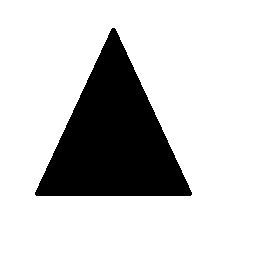
%> input picture training sample/segitiga.png, 259 x 262 px, given in place of kotak.png, which was not available
$ octave simpan_model.m   (GNU Octave 9; MATLAB toolbox functions it lacks are replaced by stand-ins)
%> lines starting %> are read from the running program, lines starting %| are printed output that depends on the picture; in (x1, y1, x2, y2) boxes, pixels count from 0 and x2, y2 are one past the last pixel; in counts of white or black regions, pixels touching at a corner belong together; the program's own positions count from 1; pictures that were not available may be replaced by others from this repository, and a replacement may not be noted
### moment.m
function hasil = moment(I,p,q,a,b)

[m,n] = size(I);
hasil = 0;
for i = 1 : n
    for j = 1 : m
            hasil = (hasil +(i-a)^p*(j-b)^q*I(j,i));
    end
end

### momentinvariant.m
function hasil = momentinvariant(Ibw)


%mencari nilai moment
m00 = moment(Ibw,0,0,0,0);
m10 = moment(Ibw,1,0,0,0);
m01 = moment(Ibw,0,1,0,0);

%mencari titik tengah
xc = round(m10/m00);
yc = round(m01/m00);

%mencari nilai normalize moment

n02 = normalizemoment(Ibw,0,2,xc,yc);
n03 = normalizemoment(Ibw,0,3,xc,yc);
n11 = normalizemoment(Ibw,1,1,xc,yc);
n12 = normalizemoment(Ibw,1,2,xc,yc);
n20 = normalizemoment(Ibw,2,0,xc,yc);
n21 = normalizemoment(Ibw,2,1,xc,yc);
n30 = normalizemoment(Ibw,3,0,xc,yc);

%mencari nilai moment invariant
M1=n20+n02;
M2=(n20-n02)^2+4*n11^2;
M3=(n30-3*n12)^2+(3*n21-n03)^2;
M4=(n30+n12)^2+(n21+n03)^2;
M5=(n30-3*n12)*(n30+n12)+((n30+n12)^2-3*(n21-n03)^2)+(3*n21-n03)*(n21+n03)*(3*(n30+n12)^2-(n21+n03)^2);
M6=(n20-n02)*((n30+n12)^2-(n21+n03)^2)+4*n11*(n30+n12)*(n21+n03);
M7=(3*n21-n03)*(n30+n12)*((n30+n12)^2-3*(n21+n03)^2)+(3*n12-n30)*(n21+n03)*(3*(n12+n30)^2-(n21+n03)^2);
hasil = [M1,M2,M3,M4,M5,M6,M7];
%disp(hasil);

### normalizemoment.m
function hasil = normalizemoment(I,p,q,a,b)
    y = ((p+q)/2)+1;
    hasil = moment(I,p,q,a,b)/(moment(I,0,0,a,b))^y;

### simpan_model.m
I = imread('kotak.png');
%> I is the input picture: size 262x259x3 uint8; 79.8% white; 1 black region, box (x1, y1, x2, y2) and area: (35, 28, 192, 196) 13684
Ibw = im2bw(I);
s = regionprops(~Ibw,'Image');
a=s(1).Image;
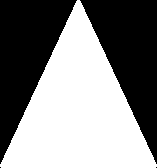
%> a: size 168x157 logical; 51.9% white; 4 black regions (2 under 20 px), largest, box (x1, y1, x2, y2) and area: (0, 0, 77, 164) 6350, (80, 0, 157, 164) 6340
M = momentinvariant(a);
%> after the loop in moment, `for i = 1 : n`: hasil = 13684
%> in momentinvariant, `m10 = moment(Ibw,1,0,0,0);`: m10 = 1081429
%> in momentinvariant, `m01 = moment(Ibw,0,1,0,0);`: m01 = 1524106
%> in momentinvariant, `xc = round(m10/m00);`: xc = 79
%> in momentinvariant, `yc = round(m01/m00);`: yc = 111
%> in normalizemoment, `hasil = moment(I,p,q,a,b)/(moment(I,0,0,a,b))^y;`: hasil = 0.119
%> in momentinvariant, `n03 = normalizemoment(Ibw,0,3,xc,yc);`: n03 = -0.0219
%> in momentinvariant, `n11 = normalizemoment(Ibw,1,1,xc,yc);`: n11 = -4.84e-06
%> in momentinvariant, `n12 = normalizemoment(Ibw,1,2,xc,yc);`: n12 = 3.13e-05
%> in momentinvariant, `n20 = normalizemoment(Ibw,2,0,xc,yc);`: n20 = 0.0776
%> in momentinvariant, `n21 = normalizemoment(Ibw,2,1,xc,yc);`: n21 = 0.0153
%> in momentinvariant, `n30 = normalizemoment(Ibw,3,0,xc,yc);`: n30 = 5.53e-05
%> in momentinvariant, `M1=n20+n02;`: M1 = 0.196
%> in momentinvariant, `M2=(n20-n02)^2+4*n11^2;`: M2 = 0.00171
%> in momentinvariant, `M3=(n30-3*n12)^2+(3*n21-n03)^2;`: M3 = 0.00461
%> in momentinvariant, `M4=(n30+n12)^2+(n21+n03)^2;`: M4 = 4.32e-05
%> in momentinvariant, `M5=(n30-3*n12)*(n30+n12)+((n30+n12)^2-3*(n21-n03)^2)+(3*n21-n03)*(n21+..`: M5 = -0.00416
%> in momentinvariant, `M6=(n20-n02)*((n30+n12)^2-(n21+n03)^2)+4*n11*(n30+n12)*(n21+n03);`: M6 = 1.78e-06
%> in momentinvariant, `M7=(3*n21-n03)*(n30+n12)*((n30+n12)^2-3*(n21+n03)^2)+(3*n12-n30)*(n21+..`: M7 = -7.52e-10
%> in momentinvariant, `hasil = [M1,M2,M3,M4,M5,M6,M7];`: hasil = [0.196 0.00171 0.00461 4.32e-05 -0.00416 1.78e-06 -7.52e-10]
%> M has the same summary as hasil in momentinvariant
%M = segmentasimodel(Ibw);
save('segiempat.mat','M');

I = imread('segitiga.png');
Ibw = im2bw(I);
s = regionprops(~Ibw,'Image');
a=s(1).Image;
M = momentinvariant(a);
%M = segmentasimodel(Ibw);
save('segitiga.mat','M');

I = imread('lingkaran.png');
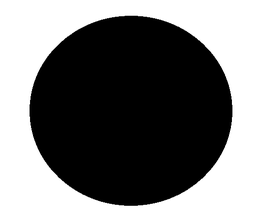
%> input picture training sample/lingkaran.png, 260 x 224 px, shrunk from 528 x 455 before the run
%> I is the input picture: size 224x260x3 uint8; min 0, max 255, mean 122.5
Ibw = im2bw(I);
%> Ibw: size 224x260 logical; 48.1% white; 1 white region, box (x1, y1, x2, y2) and area: (0, 0, 260, 224) 28002
s = regionprops(~Ibw,'Image');
a=s(1).Image;
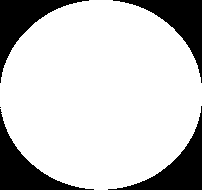
%> a: size 190x202 logical; 78.8% white; 5 black regions (1 under 20 px), largest, box (x1, y1, x2, y2) and area: (108, 106, 202, 190) 2058, (0, 109, 94, 190) 2056, (0, 0, 89, 83) 2014, (113, 0, 202, 83) 2013
M = momentinvariant(a);
%> M = [0.159 0.000106 8.7e-09 1.12e-06 7.99e-07 6.57e-09 -4.79e-14]
%M = segmentasimodel(Ibw);
save('lingkaran.mat','M');

I = imread('segilima.png');
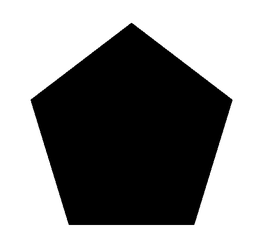
%> input picture training sample/segilima.png, 260 x 251 px, shrunk from 509 x 492 before the run
%> I is the input picture: size 251x260x3 uint8; min 0, max 255, mean 144.4
Ibw = im2bw(I);
%> Ibw: size 251x260 logical; 56.6% white; 1 black region, box (x1, y1, x2, y2) and area: (31, 23, 232, 225) 28315
s = regionprops(~Ibw,'Image');
a=s(1).Image;
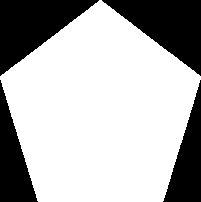
%> a: size 202x201 logical; 69.7% white; 4 black regions, box (x1, y1, x2, y2) and area: (0, 0, 99, 76) 3819, (102, 0, 201, 76) 3813, (0, 80, 38, 202) 2335, (163, 80, 201, 202) 2320
M = momentinvariant(a);
%> M = [0.162 6.72e-05 1.05e-08 1.23e-08 7.75e-09 -7.93e-11 7.57e-17]
%M = segmentasimodel(Ibw);
save('segilima.mat','M');

I = imread('bintang.png');
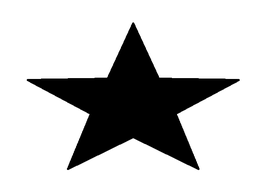
%> input picture training sample/bintang.png, 260 x 189 px, shrunk from 602 x 438 before the run
%> I is the input picture: size 189x260x3 uint8; min 0, max 255, mean 197.1
Ibw = im2bw(I);
%> Ibw: size 189x260 logical; 77.4% white; 1 black region, box (x1, y1, x2, y2) and area: (27, 22, 240, 170) 11129
s = regionprops(~Ibw,'Image');
a=s(1).Image;
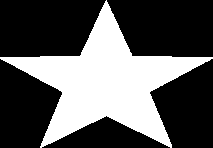
%> a: size 148x213 logical; 35.3% white; 1 white region, box (x1, y1, x2, y2) and area: (0, 0, 213, 148) 11129
M = momentinvariant(a);
%> M = [0.221 0.00469 1.23e-06 1.31e-06 1.18e-06 6.08e-08 -4.32e-14]
%M = segmentasimodel(Ibw);
save('bintang.mat','M');
